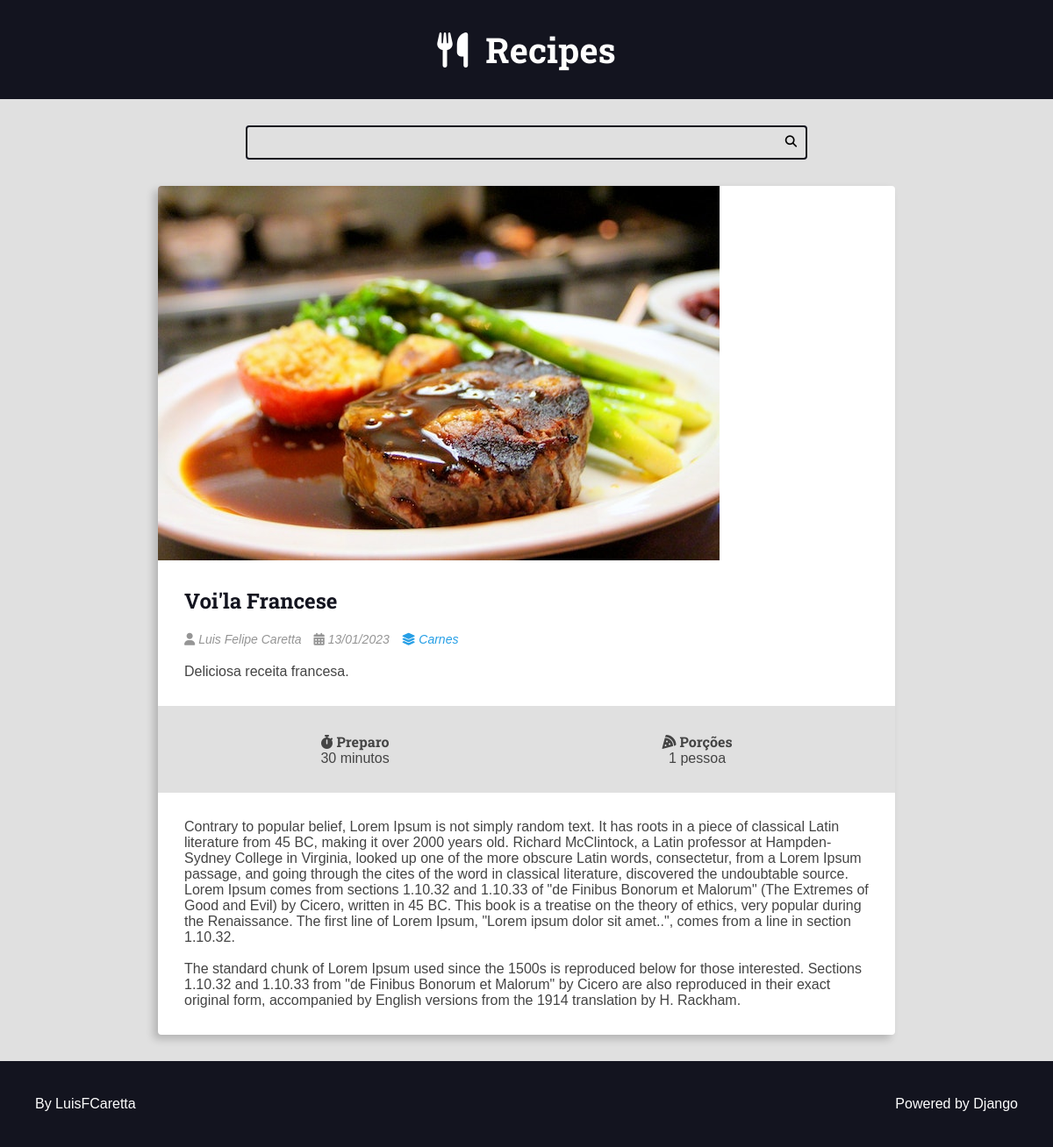
The page /recipes/7/ on the database its author committed.
### recipes/models.py (models this page shows, shortened)
class Recipe(models.Model):
    title = models.CharField(max_length=65)
    description = models.CharField(max_length=165)
    slug = models.SlugField(unique=True)
    preparation_time = models.IntegerField()
    preparation_time_unit = models.CharField(max_length=65)
    servings = models.IntegerField()
    servings_unit = models.CharField(max_length=65)
    preparation_steps = models.TextField()
    preparation_steps_is_html = models.BooleanField(default=False)
    created_at = models.DateTimeField(auto_now_add=True)
    updated_at = models.DateTimeField(auto_now=True)
    is_published = models.BooleanField(default=False)
    cover = models.ImageField(upload_to='recipes/covers/%Y/%m/%d/', blank=True,
    default='')
    category = models.ForeignKey(Category, on_delete=models.SET_NULL, null=True,
    blank=True, default=None)
    author = models.ForeignKey(User, on_delete=models.SET_NULL, null=True)

class Category(models.Model):
    name = models.CharField(max_length=65)

### recipes/views.py (the view)
# urls.py: path('recipes/<int:id>/', views.recipe, name='recipe'),
def recipe(request, id):
    recipe = get_object_or_404(
        Recipe,
        pk=id,
        is_published=True
    )
    context = {
        'recipe': recipe,
        'is_detail_page': True,
    }
    return render(request, 'recipes/pages/recipe-view.html', context)

### recipes/templates/recipes/pages/recipe-view.html (shortened to what this page needs)
{% extends 'global/base.html' %}
{% block content %}
    <div class="main-content main-content-detail container">
        {% include 'recipes/partials/recipe.html' %}
    </div>
{% endblock %}

### recipes/templates/recipes/partials/recipe.html (shortened to what this page needs)
<div class="recipe recipe-list-item">
    {% if recipe.cover %}
        <div class="recipe-cover">
        <a href="{% url 'recipes:recipe' recipe.id %}">
            <img src="{{ recipe.cover.url }}" alt="temporário" />
        </a>
    </div>
    {% endif %}
    <div class="recipe-title-container">
        <h2 class="recipe-title">
            <a href="{% url 'recipes:recipe' recipe.id %}">
                {{ recipe.title }}
            </a>
            </h2>
    </div>
    <div class="recipe-author">
        {% if recipe.author is not None %}
            <span class="recipe-author-item">
                <i class="fas fa-user"></i>
                {% if recipe.author.first_name %}
                    {{ recipe.author.first_name }} {{ recipe.author.last_name }}
                {% else %}
                    {{ recipe.author.username }}
                {% endif %}
            </span>
        {% endif %}
        <span class="recipe-author-item">
            <i class="fas fa-calendar-alt"></i>
            {{ recipe.created_at|date:"d/m/Y" }}
        </span>
        {% if recipe.category is not None %}
            <span class="recipe-author-item">
            <a href="{% url 'recipes:category' recipe.category.id %}">
                <i class="fas fa-layer-group"></i>
                <span>{{ recipe.category.name }}</span>
            </a>
        </span>
        {% endif %}
    </div>
    <div class="recipe-content">
        <p>{{ recipe.description }}</p>
    </div>
    <div class="recipe-meta-container">
        <div class="recipe-meta recipe-preparation">
            <h3 class="recipe-meta-title"><i class="fas
            fa-stopwatch"></i> Preparo</h3>
            <div class="recipe-meta-text">
                {{ recipe.preparation_time }} {{ recipe.preparation_time_unit }}
            </div>
        </div>
        <div class="recipe-meta recipe-servings">
            <h3 class="recipe-meta-title"><i class="fas
            fa-pizza-slice"></i> Porções</h3>
            <div class="recipe-meta-text">
                {{ recipe.servings }} {{ recipe.servings_unit }}
            </div>
        </div>
    </div>
    {% if is_detail_page is True %}
        <div class="preparation-steps">
            {% if recipe.preparation_steps_is_html is True %}
                {{ recipe.preparation_steps|safe }}
            {% else %}
                {{ recipe.preparation_steps|linebreaksbr }}
            {% endif %}
        </div>
    {% endif %}
</div>

### recipes/static/recipes/css/styles.css (style rules this page uses)
:root { --color-primary: #269fe6; --color-primary-hover: #2086c2; --color-primary-dark: #13141f; --color-primary-dark-hover: #212336; --color-primary-light: #d4ecfa; --color-primary-light-hover: #bdd8e7; --color-white: #fff; --color-black: #000; --color-dark-text: #444; --color-info-light: #cce5ff; --color-debug-light: #cce5ff; --color-success-light: #d4edda; --color-alert-light: #fff3cd; --color-warning-light: #fff3cd; --color-error-light: #f8d7da; --color-info-dark: #4d86c4; --color-debug-dark: #4d86c4; --color-success-dark: #4a9c5d; --color-alert-dark: #927f40; --color-warning-dark: #927f40; --color-error-dark: #da525d; --color-gray-0: #f9f9f9; --color-gray-1: #e0e0e0; --color-gray-2: #c7c7c7; --color-gray-3: #aeaeae; --color-gray-4: #959595; --color-gray-5: #7d7d7d; --color-gray-6: #646464; --color-gray-7: #4b4b4b; --color-gray-8: #323232; --color-gray-9: #191919; --font-primary: sans-serif; --font-headings: 'Roboto Slab', serif; --spacing-gutter-medium: 3rem; --spacing-gutter-large: 4rem; }
* { padding: 0; margin: 0; box-sizing: border-box; }
html { font-size: 62.5%; }
body { font-size: 1.6rem; font-family: var(--font-primary); background: var(--color-gray-1); color: var(--color-dark-text); }
h1, h2, h3, h4, h5, h6 { font-family: var(--font-headings); }
img { max-width: 100%; }
a { color: var(--color-primary); text-decoration: none; }
.container { max-width: 144rem; margin: 0 auto; padding: var(--spacing-gutter-medium); }
.main-content { padding-top: 0; }
.recipe { background: var(--color-white); box-shadow: -5px 5px 10px rgba(0, 0, 0, 0.2); transform: scale(1); transition: all 300ms ease-in-out; border-radius: 0.4rem; overflow: hidden; }
.recipe img { max-width: 100%; }
.recipe-list-item { max-width: 64rem; height: fit-content; }
.recipe-title-container { padding: var(--spacing-gutter-medium); padding-bottom: 2rem; }
.recipe-title-container a { text-decoration: none; color: var(--color-primary-dark); }
.recipe-author { padding: 0 var(--spacing-gutter-medium); }
.recipe-content { padding: var(--spacing-gutter-medium); padding-top: 2rem; }
.recipe-author-item { color: var(--color-gray-4); margin-right: 1rem; font-style: italic; font-size: 1.4rem; }
.recipe-author a { color: var(--color-primary); transition: all 300ms ease-in-out; text-decoration: none; }
.recipe-meta-container { display: flex; flex-flow: row wrap; padding: var(--spacing-gutter-medium); background: var(--color-gray-1); }
.recipe-meta { display: flex; flex-flow: column nowrap; flex-shrink: 1; flex-grow: 1; text-align: center; }
.recipe-meta-title { font-size: 1.6rem; }
.main-content-detail .recipe-list-item { max-width: 84rem; margin: 0 auto; }
.preparation-steps { padding: var(--spacing-gutter-medium); }

### rows shown on the page
Recipe: cover (picture), title "Voi'la Francese", author.first_name "Luis Felipe", author.last_name "Caretta", created_at "13/01/2023", category.name "Carnes", description "Deliciosa receita francesa.", preparation_time "30", preparation_time_unit "minutos", servings "1", servings_unit "pessoa", preparation_steps "Contrary to popular belief, Lorem Ipsum is not simply random text. It has roots in a piece of classical Latin literature from 45 BC, making it over 2000 years old. Richard McClintock, a Latin professor at Hampden-Sydney College in Virginia, looked up one of the more obscure Latin words, consectetur, from a Lorem Ipsum passage, and going through the cites of the word in classical literature, discovered the undoubtable source. Lorem Ipsum comes from sections 1.10.32 and 1.10.33 of \"de Finibus Bonorum et Malorum\" (The Extremes of Good and Evil) by Cicero, written in 45 BC. This book is a treatise on the theory of ethics, very popular during the Renaissance. The first line of Lorem Ipsum,…"
